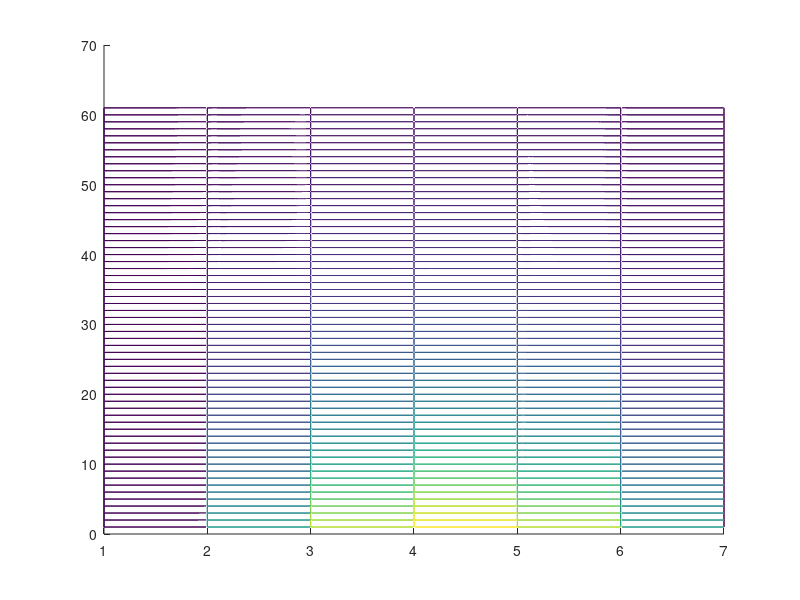
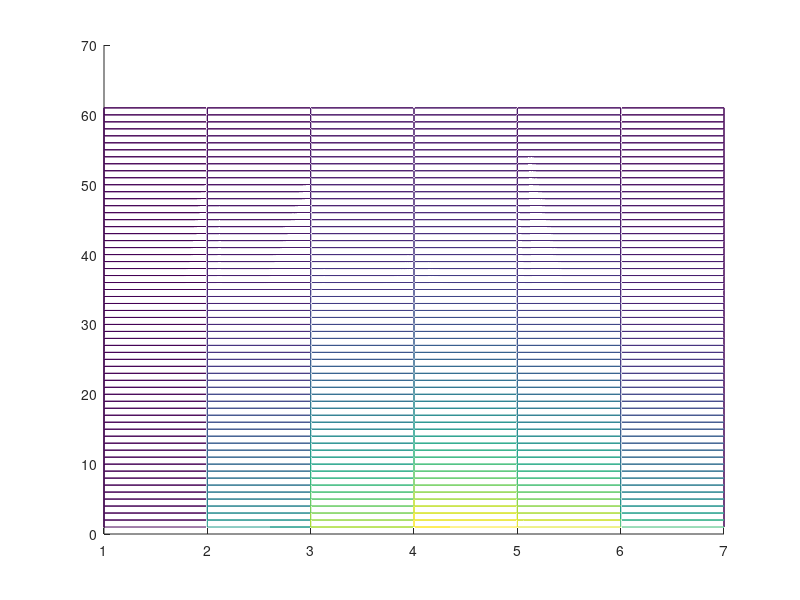

Reproduce these figures in MATLAB, in order.
clc; clear all; close all;

% anonymous functions
g1 = @(x) x.*(pi - x);  
g2_1 = @(x) x; g2_2 = @(x) 0;

% parameters
x_end = pi; t_end = 3;

% calculate deltas
delta_x = x_end/3;
delta_t = t_end/15;

figure(1)
for counter = 1:2
delta_x = delta_x * .5^1;
delta_t = delta_t * .5^2;

% check stability
if delta_t/(delta_x)^2 > (1/2)
    disp("unstable solution")
end

% set up arrays
x = 0:delta_x:x_end;
t = 0:delta_t:t_end;
u = zeros(length(t), length(x));

% boundry condition at t = 0
for k = 1:length(x)
    u(1,k) = g1(x(k));
    %if x(k) < pi/2
    %    u(1,k) = g2_1(x(k));
    %else
    %    u(1,k) = g2_2(x(k));
    %end
end

%
for row = 1:length(t)-1
    for column = 2:length(x)-1  % disincluding boundry
        u(row + 1, column) = u(row, column) + ...
            (delta_t/(delta_x^2)) * ...
            (u(row, column+1) - 2*u(row, column) + u(row, column-1));
    end
end

if counter == 2
    %disp("...")
    %u
    %disp("hh")
    t = 0:delta_t*4:t_end;
    x = 0:delta_x*2:x_end;
    u_new = zeros(length(t), length(x));
    for row = 1:length(t)
        for column = 1:length(x)-1
            u_new(row, column) = u(4*row-3, 2*column-1);
        end
    end
    %u_new
    hold on;
    mesh(u_new); 
else
    hold on;
    mesh(u);
    %disp(u)
end
end

% fourier stuff
% calculate deltas
delta_x = x_end/3;
delta_t = t_end/15;

figure(2)
for counter = 1:2
% b_n = (1/(pi*n^3)) * (4 - 2*pi*n*sin(n*pi) - 4*n*cos(pi*n))
N = 20*counter;
f = @(x, t) 0;
for n = 1:N
    term = @(x, t) (1/(pi*n^3)) * (4 - 2*pi*n*sin(n*pi) - 4*n*cos(pi*n)) ...
        .* sin(n*x) .* exp(-t*n^2);
    f = @(x,t) f(x,t) + term(x,t);
end

delta_x = delta_x * .5^1;
delta_t = delta_t * .5^2;

% check stability
if delta_t/(delta_x)^2 > (1/2)
    disp("unstable solution")
end

% set up arrays
x = 0:delta_x:x_end;
t = 0:delta_t:t_end;

u = zeros(length(t), length(x));
for row = 1:length(t)
    for column = 1:length(x)
        u(row, column) = f(x(column), t(row));
    end
end

if counter == 2
    %disp("...")
    %u
    %disp("hh")
    t = 0:delta_t*4:t_end;
    x = 0:delta_x*2:x_end;
    u_new = zeros(length(t), length(x));
    for row = 1:length(t)
        for column = 1:length(x)-1
            u_new(row, column) = u(4*row-3, 2*column-1);
        end
    end
    %u_new
    hold on;
    mesh(u_new); 
else
    hold on;
    mesh(u);
    %disp(u)
end
end
